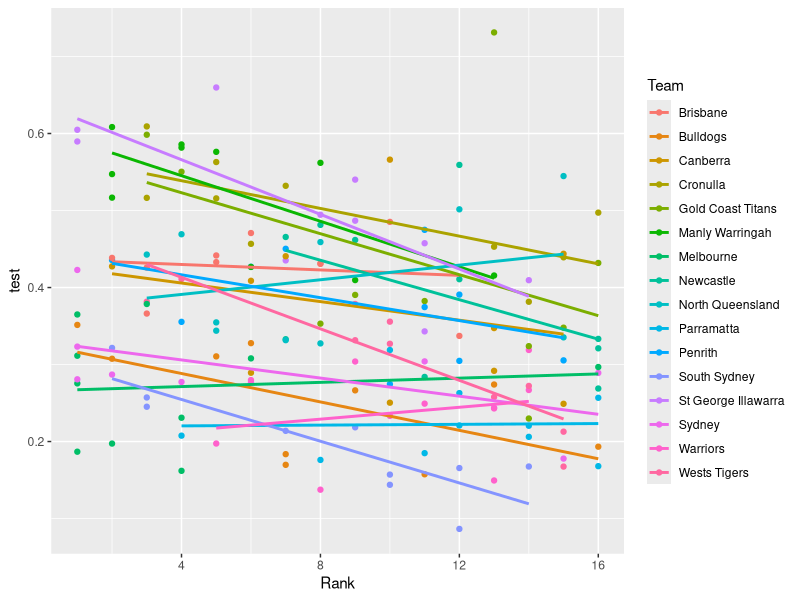

R code for this plot:
library('ggplot2')

df <- read.csv('test.csv')

ggplot(df, aes(x = Rank, y = test, color = Team)) +
	geom_point() +
	geom_smooth(method = 'lm', se = FALSE)
